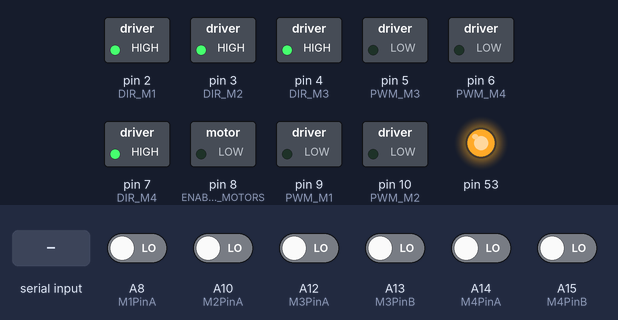
This program was run on a simulated Arduino Mega 2560, built with avr-gcc and run on an emulated ATmega2560. On the bench: switched loads named in the program (green lamp = pin HIGH), output pins drawn as LEDs (lit = HIGH). Inputs (shaded band) come from the test bench; at power-on: A8 (M1PinA), A10 (M2PinA), A12 (M3PinA), A13 (M3PinB), A14 (M4PinA), A15 (M4PinB) LOW. Pins used as bus, display or sensor lines are not drawn.

Above: at 1.2 s.
1.3 s: "5\n" received over Serial
At 1.45 s:
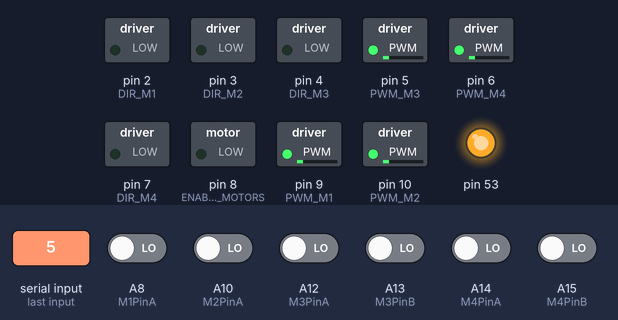
At 2.35 s:
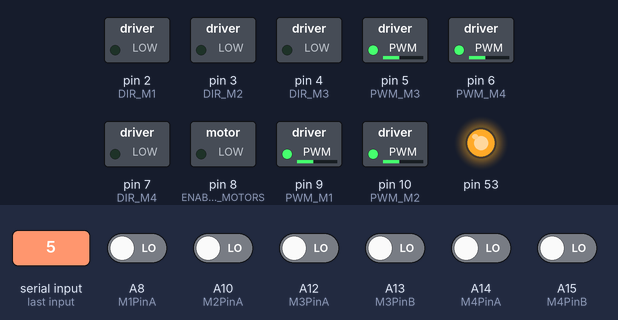
4.3 s: "30,150\n" received over Serial
6.0 s: ",\n" received over Serial
At 6.8 s:
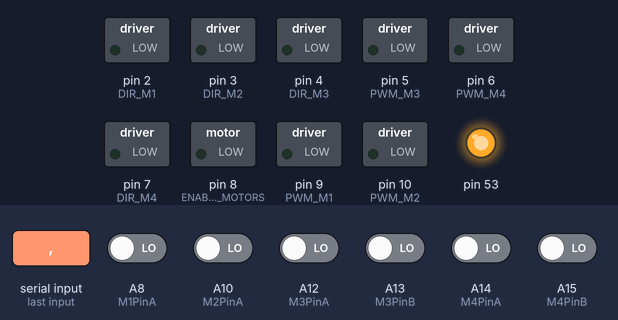
7.5 s: A12 (M3PinA) driven HIGH
9.0 s: A14 (M4PinA) driven HIGH
10.5 s: "1,90\n" received over Serial
At 15.95 s:
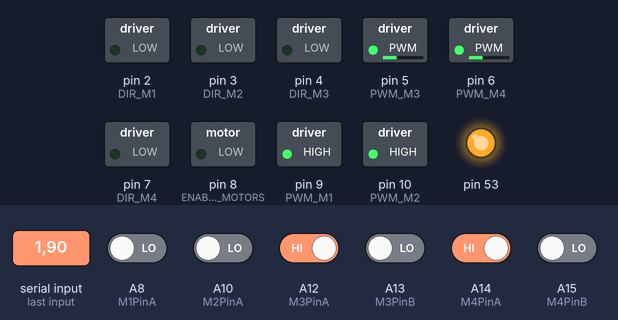
Timing chart, 0 to 16.0 s (numbered marks = the images above; inputs shaded):
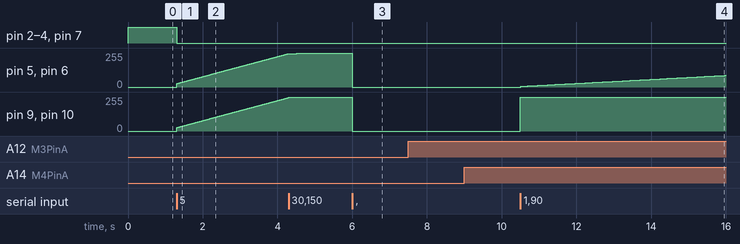

Measured:
- after the input at 1.3 s, pin 2 (DIR_M1), pin 3 (DIR_M2), pin 4 (DIR_M3), pin 7 (DIR_M4): HIGH → LOW at once; pin 5 (PWM_M3), pin 6 (PWM_M4), pin 9 (PWM_M1), pin 10 (PWM_M2): moves from 0/255 to 250/255 over 3.0 s, starting at once
- after the input at 6.0 s, pin 5 (PWM_M3), pin 6 (PWM_M4), pin 9 (PWM_M1), pin 10 (PWM_M2): 255/255 → 0/255 at once
- after the input at 10.5 s, pin 5 (PWM_M3), pin 6 (PWM_M4): moves from 0/255 to 87/255 over 5.5 s, starting at once; pin 9 (PWM_M1), pin 10 (PWM_M2): 0/255 → 255/255 at once

The program:

main.cpp
```cpp
// Started on: 12/02/24
// Last edited: 15/04/24
// Author: Tobias McNeil

/*
Function:

Interfaces between the mobile robot node and the mobile robot hardware in the FAMS system.

Contains a speed controller to match a target provided by the mobile robot node.

Contains no unnecessary functions, not capable of exporting data for analysis.

*/


#include <Arduino.h>
#include <SPI.h>
#include <EnableInterrupt.h>
#include <string.h>

// Encoder Pins
#define M1PinA  A8
#define M1PinB  A9
#define M2PinA  A10
#define M2PinB  A11
#define M3PinA  A12
#define M3PinB  A13
#define M4PinA  A14
#define M4PinB  A15
// L9958 slave select pins for SPI
#define SS_M4 14
#define SS_M3 13
#define SS_M2 12
#define SS_M1 11
// L9958 DIRection pins
#define DIR_M1 2
#define DIR_M2 3
#define DIR_M3 4
#define DIR_M4 7
// L9958 PWM pins
#define PWM_M1 9
#define PWM_M2 10    // Timer1
#define PWM_M3 5
#define PWM_M4 6     // Timer0

#define ENABLE_MOTORS 8

volatile int M1encoderPos = 0; //Count of encoder position
volatile int M2encoderPos = 0;
volatile int M3encoderPos = 0;
volatile int M4encoderPos = 0;

int pwm1, pwm2, pwm3, pwm4; // PWM signal to motor driver
int prevpwm1, prevpwm2, prevpwm3, prevpwm4; // Previous PWM for integration
float err1_i, err2_i, err3_i, err4_i; // Error for integration
int dir1, dir2, dir3, dir4;// Direction of motor sent to motor driver

long currT = 0;// Current time of system
float deltaT = 0;// Time taken to measure certain amount of encoder pings
volatile long prevT = 0;// Previous time measurement was taken at
volatile float velocity_i1 = 0, velocity_i2 = 0, velocity_i3 = 0, velocity_i4 = 0, left_vel = 0, right_vel = 0;// Velocities of wheels and target velocities from node

volatile int pos1, pos2, pos3, pos4;// Current count of encoder position
volatile int posprev1, posprev2, posprev3, posprev4;// Previous count of encoder position
float vt1, vt2, vt3, vt4, err1, err2, err3, err4, u1, u2, u3, u4;// Contorl variables

void motor();// Funciton eUpdates Motor parameters
void controlLoop();// Executes speed control for the mobile robot

void doM1EncoderA();// Executes on detection of an encoder Ping
void doM2EncoderA();
void doM3EncoderA();
void doM4EncoderA();

void setup() {
  unsigned int configWord;

  pinMode(M1PinA, INPUT);//Establishes encoder input pins
  pinMode(M2PinA, INPUT);
  pinMode(M3PinA, INPUT);
  pinMode(M4PinA, INPUT);

  /*
  |2|------|3|
    |   |  |		Hookup diagram of wheels
    |  \ / |
    --------
  |1|-------|4|

  */

  // put your setup code here, to run once:
  pinMode(SS_M1, OUTPUT); digitalWrite(SS_M1, LOW);  // HIGH = not selected
  pinMode(SS_M2, OUTPUT); digitalWrite(SS_M2, LOW);
  pinMode(SS_M3, OUTPUT); digitalWrite(SS_M3, LOW);
  pinMode(SS_M4, OUTPUT); digitalWrite(SS_M4, LOW);

  // L9958 DIRection pins
  pinMode(DIR_M1, OUTPUT);
  pinMode(DIR_M2, OUTPUT);
  pinMode(DIR_M3, OUTPUT);
  pinMode(DIR_M4, OUTPUT);

  // L9958 PWM pins
  pinMode(PWM_M1, OUTPUT);  digitalWrite(PWM_M1, LOW);
  pinMode(PWM_M2, OUTPUT);  digitalWrite(PWM_M2, LOW);    // Timer1
  pinMode(PWM_M3, OUTPUT);  digitalWrite(PWM_M3, LOW);
  pinMode(PWM_M4, OUTPUT);  digitalWrite(PWM_M4, LOW);    // Timer0

  // L9958 Enable for all 4 motors
  pinMode(ENABLE_MOTORS, OUTPUT);
  digitalWrite(ENABLE_MOTORS, HIGH);  // HIGH = disabled
  Serial.begin(115200);
  /******* Set up L9958 chips *********
   ' L9958 Config Register
  ' Bit
  '0 - RES
  '1 - DR - reset
  '2 - CL_1 - curr limit
  '3 - CL_2 - curr_limit
  '4 - RES
  '5 - RES
  '6 - RES
  '7 - RES
  '8 - VSR - voltage slew rate (1 enables slew limit, 0 disables)
  '9 - ISR - current slew rate (1 enables slew limit, 0 disables)
  '10 - ISR_DIS - current slew disable
  '11 - OL_ON - open load enable
  '12 - RES
  '13 - RES
  '14 - 0 - always zero
  '15 - 0 - always zero
  */  // set to max current limit and disable ISR slew limiting
  configWord = 0b0000010000001100;

  SPI.begin();
  SPI.setBitOrder(LSBFIRST);
  SPI.setDataMode(SPI_MODE1);  // clock pol = low, phase = high

  // Motor 1
  digitalWrite(SS_M1, LOW);
  SPI.transfer(lowByte(configWord));
  SPI.transfer(highByte(configWord));
  digitalWrite(SS_M1, HIGH);
  // Motor 2
  digitalWrite(SS_M2, LOW);
  SPI.transfer(lowByte(configWord));
  SPI.transfer(highByte(configWord));
  digitalWrite(SS_M2, HIGH);
  // Motor 3
  digitalWrite(SS_M3, LOW);
  SPI.transfer(lowByte(configWord));
  SPI.transfer(highByte(configWord));
  digitalWrite(SS_M3, HIGH);
  // Motor 4
  digitalWrite(SS_M4, LOW);
  SPI.transfer(lowByte(configWord));
  SPI.transfer(highByte(configWord));
  digitalWrite(SS_M4, HIGH);

  //Set initial actuator settings to pull at 0 speed for safety
  dir1 = 1; dir2 = 1; dir3 = 1; dir4 = 1; // Set direction 1 is forward, 0 is reverse
  pwm1 = 0; pwm2 = 0; pwm3 = 0; pwm4 = 0; // Set speed (0-255)
  prevpwm1 = 0, prevpwm2 = 0, prevpwm3 = 0, prevpwm4 = 0;

  digitalWrite(ENABLE_MOTORS, LOW);// LOW = enabled

  enableInterrupt(M1PinA, doM1EncoderA, CHANGE);// Links encoder count functions to hardware interrupts
  enableInterrupt(M2PinA, doM2EncoderA, CHANGE);
  enableInterrupt(M3PinA, doM3EncoderA, CHANGE);
  enableInterrupt(M4PinA, doM4EncoderA, CHANGE);
}

void loop() {
  if (Serial.available()) { // Checks for serial data
    String control_string = Serial.readStringUntil('\n');
    if (control_string == "YOU ALIVE?") {
      Serial.println("IM ALIVE!");
    }
    else {
      int ind1 = control_string.indexOf(",");
      int ind2 = control_string.indexOf("#");
      left_vel = control_string.substring(0,ind1).toFloat();
      right_vel = control_string.substring(ind1+1,ind2).toFloat();
      err1_i = 0; err2_i = 0; err3_i = 0; err4_i = 0;// Resets integral control
      // Serial.println("I RECIEVED: " + String(left_vel) + " " + String(right_vel));
    }
  }
  /*
  Serial.print(left_vel);
  Serial.print(" ");
  Serial.print(right_vel);
  Serial.print("    ");

  Serial.print(pwm3);   Serial.print(" ");   Serial.print(pwm4);   Serial.print(" ");   Serial.print(pwm1);   Serial.print(" ");   Serial.print(pwm2);Serial.print("    ");
  Serial.print(u3);   Serial.print(" ");   Serial.print(u4);   Serial.print(" ");   Serial.print(u1);   Serial.print(" ");   Serial.print(u2);Serial.print("    ");
  Serial.print(err3_i);   Serial.print(" ");   Serial.print(err4_i);   Serial.print(" ");   Serial.print(err1_i);   Serial.print(" ");   Serial.print(err2_i); Serial.print("    ");
  Serial.print(velocity_i3);   Serial.print(" ");   Serial.print(velocity_i4);   Serial.print(" ");   Serial.print(velocity_i1);   Serial.print(" ");   Serial.print(velocity_i2); Serial.print("    ");
  */
  if(right_vel < 0 && left_vel > 0) {
    dir1 = 1; dir2 = 1; dir3 = 0; dir4 = 0;// Sets all motors to rotate robot anticlockwise
    //Serial.println("E");
  }
  else if(left_vel < 0 && right_vel > 0){
    dir1 = 0; dir2 = 0; dir3 = 1; dir4 = 1;// Sets all motors to rotate robot clockwise
    //Serial.println("Q");
  }
  else if(left_vel > 0 && right_vel > 0){
    dir1 = 0; dir2 = 0; dir3 = 0; dir4 = 0;// Sets all motors to drive backwards
    //Serial.println("W");
  }
  else if(left_vel < 0 && right_vel < 0){
    dir1 = 1; dir2 = 1; dir3 = 1; dir4 = 1;// Sets all motors to drive forwards
    //Serial.println("S");
  }
  else if (right_vel == 0) { // vels are 0
    pwm1 = 0; pwm2 = 0; // Sets all motors to stop
    err1_i = 0; err2_i = 0; // Resets integral control
    //Serial.println("B");
  }
  else if (left_vel == 0) {
    pwm3 = 0; pwm4 = 0; // Sets all motors to stop
    err3_i = 0; err4_i = 0; // Resets integral control
  }
  vt1 = right_vel;
  vt2 = right_vel;// Set diff drive wheel velocities to control loop targets
  vt3 = left_vel;
  vt4 = left_vel;
  motor();// Update motor parameters
  controlLoop();// Update control loop
}

void motor(){
  digitalWrite(DIR_M1, dir1);
  analogWrite(PWM_M1, pwm1);

	digitalWrite(DIR_M2, dir2);
	analogWrite(PWM_M2, pwm2);

	digitalWrite(DIR_M3, dir3);
	analogWrite(PWM_M3, pwm3);

	digitalWrite(DIR_M4, dir4);
	analogWrite(PWM_M4, pwm4);

}

void controlLoop(){
  // Retireving current encoder positions
  noInterrupts();
  pos1 = M1encoderPos;
  pos2 = M2encoderPos;
  pos3 = M3encoderPos;
  pos4 = M4encoderPos;
  interrupts();
  // Creates a time value to be referenced as the window of measurement
  currT = micros();
  deltaT = ((float) (currT-prevT))/1.0e6;// Calculates window of measurement in seconds
  velocity_i1 = (pos1 - posprev1)/deltaT;// Calculates difference in value of current and prev encoder pos as a funciton of time
  velocity_i2 = (pos2 - posprev2)/deltaT;// In units of encoder pings per second
  velocity_i3 = (pos3 - posprev3)/deltaT;
  velocity_i4 = (pos4 - posprev4)/deltaT;

  posprev1 = pos1;// Sets new previous encoder pos
  posprev2 = pos2;
  posprev3 = pos3;
  posprev4 = pos4;
  prevT = currT;// Sets new previous time

  float scl_fctr = 10.625;// Adjust if speed behaviour is odd, matches ranges of rad/s to PWM
  float Kp = 0.5*scl_fctr;// Adjust if control behaviour erratic/oscillatory

  err1 = vt1 - velocity_i1*((2*PI)/768);// Sets to units of rad/s
  err2 = vt2 - velocity_i2*((2*PI)/768);// Generates error from target velocity
  err3 = vt3 - velocity_i3*((2*PI)/768);
  err4 = vt4 - velocity_i4*((2*PI)/768);

  u1 = (Kp*err1); // Converts from rad/s to PWM and proportions the
  u2 = (Kp*err2);
  u3 = (Kp*err3);
  u4 = (Kp*err4);

  // Intergal control
  err1_i = err1_i + err1*deltaT;
  err2_i = err2_i + err2*deltaT;
  err3_i = err3_i + err3*deltaT;
  err4_i = err4_i + err4*deltaT;

  float k_i = 15;// Integral control gain
  float u_i1 = k_i*err1_i, u_i2 = k_i*err2_i, u_i3 = k_i*err3_i, u_i4 = k_i*err4_i;// Integral control

  pwm1 = (int)u1 + (int)u_i1; // Adds integral control to control signal
  pwm2 = (int)u2 + (int)u_i2;
  pwm3 = (int)u3 + (int)u_i3;
  pwm4 = (int)u4 + (int)u_i4;

  pwm1 = abs(pwm1);
  pwm2 = abs(pwm2);
  pwm3 = abs(pwm3);
  pwm4 = abs(pwm4);

  //Bounds PWM to prevent any escalating positive or negative out of range values
  if(pwm1>255){
    pwm1 = 255;
  }
  else if(pwm1 <= 0){
    pwm1 = 0;
  }
  if(pwm2>255){
    pwm2 = 255;
  }
  else if(pwm2 <= 0){
    pwm2 = 0;
  }
  if(pwm3>255){
    pwm3 = 255;
  }
  else if(pwm3 <= 0){
    pwm3 = 0;
  }
  if(pwm4>255){
    pwm4 = 255;
  }
  else if(pwm4 <= 0){
    pwm4 = 0;
  }
}

void doM1EncoderA() {
  // look for a low-to-high on channel A
  if (digitalRead(M1PinA) == HIGH) {
    // check channel B to see which way encoder is turning
    if (digitalRead(M1PinB) == LOW) {
      M1encoderPos = M1encoderPos + 1;         // CW
    }
    else {
      M1encoderPos = M1encoderPos - 1;         // CCW
    }
  }
  else   // must be a high-to-low edge on channel A
  {
    // check channel B to see which way encoder is turning
    if (digitalRead(M1PinB) == HIGH) {
      M1encoderPos = M1encoderPos + 1;          // CW
    }
    else {
      M1encoderPos = M1encoderPos - 1;          // CCW
    }
  }
}

void doM2EncoderA() {
  // look for a low-to-high on channel A
  if (digitalRead(M2PinA) == HIGH) {
    // check channel B to see which way encoder is turning
    if (digitalRead(M2PinB) == LOW) {
      M2encoderPos = M2encoderPos + 1;         // CW
    }
    else {
      M2encoderPos = M2encoderPos - 1;         // CCW
    }
  }
  else   // must be a high-to-low edge on channel A
  {
    // check channel B to see which way encoder is turning
    if (digitalRead(M2PinB) == HIGH) {
      M2encoderPos = M2encoderPos + 1;          // CW
    }
    else {
      M2encoderPos = M2encoderPos - 1;          // CCW
    }
  }
}

void doM3EncoderA() {
  // look for a low-to-high on channel A
  if (digitalRead(M3PinA) == HIGH) {
    // check channel B to see which way encoder is turning
    if (digitalRead(M3PinB) == LOW) {
      M3encoderPos = M3encoderPos + 1;         // CW
    }
    else {
      M3encoderPos = M3encoderPos - 1;         // CCW
    }
  }
  else   // must be a high-to-low edge on channel A
  {
    // check channel B to see which way encoder is turning
    if (digitalRead(M3PinB) == HIGH) {
      M3encoderPos = M3encoderPos + 1;          // CW
    }
    else {
      M3encoderPos = M3encoderPos - 1;          // CCW
    }
  }
}

void doM4EncoderA() {
  // look for a low-to-high on channel A
  if (digitalRead(M4PinA) == HIGH) {
    // check channel B to see which way encoder is turning
    if (digitalRead(M4PinB) == LOW) {
      M4encoderPos = M4encoderPos + 1;         // CW
    }
    else {
      M4encoderPos = M4encoderPos - 1;         // CCW
    }
  }
  else   // must be a high-to-low edge on channel A
  {
    // check channel B to see which way encoder is turning
    if (digitalRead(M4PinB) == HIGH) {
      M4encoderPos = M4encoderPos + 1;          // CW
    }
    else {
      M4encoderPos = M4encoderPos - 1;          // CCW
    }
  }
}
```
